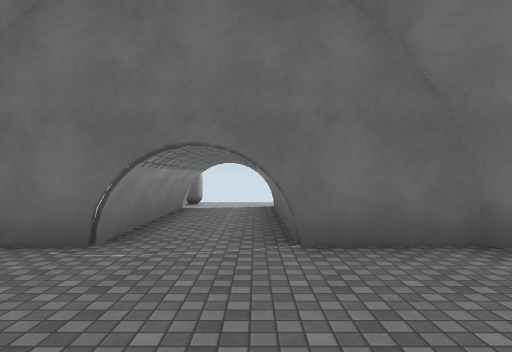
View 1 (above)

12 first-person views from a walk through a 3-D level made in the Unity game engine. The camera is 1.5 m above the floor, looks level and sees 75° across. The floor is counted in squares, 2 m on a side. Each view is taken from the middle of a square. On the plan, view 1 faces up. The plan holds only what a view shows up to about 11 squares ahead; the rest is blank. The place goes on beyond the plan. Door leaves are left out, so doorways stand open. Surface patterns are stand-ins for the level's own textures.

View 2
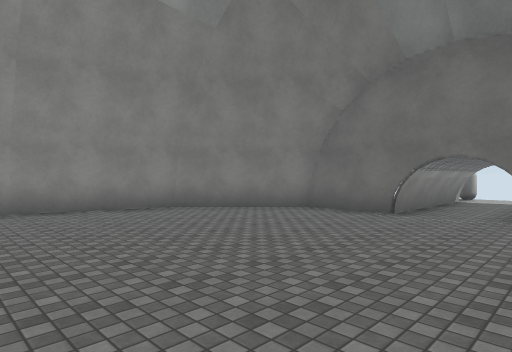

View 3
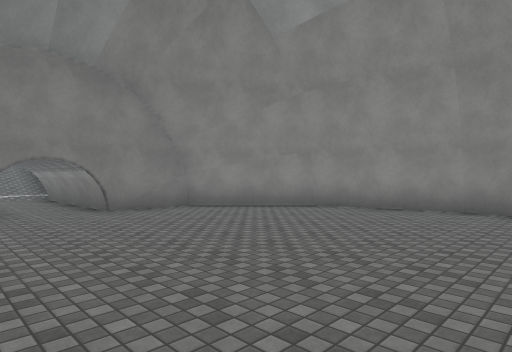

View 4
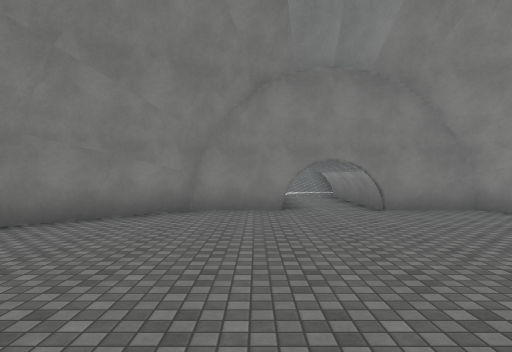

View 5
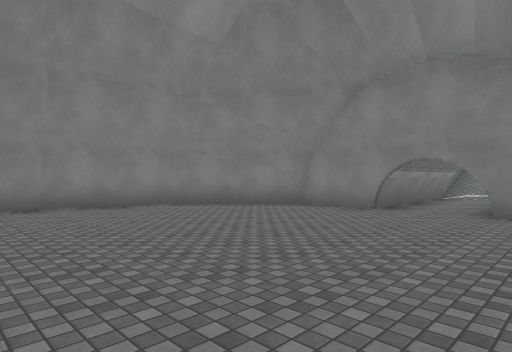

View 6
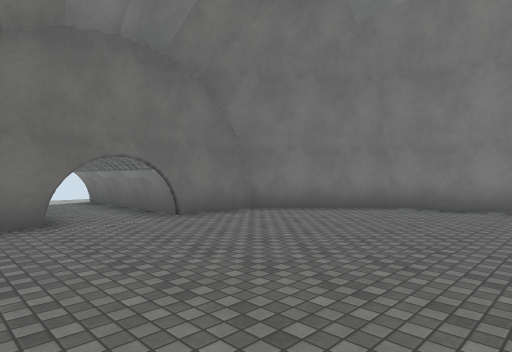

View 7
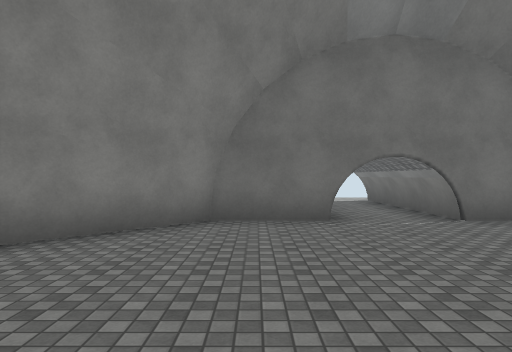

View 8
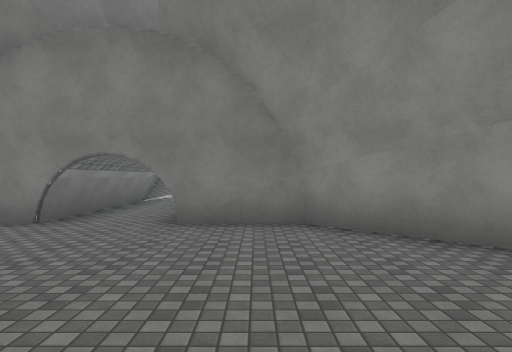

View 9
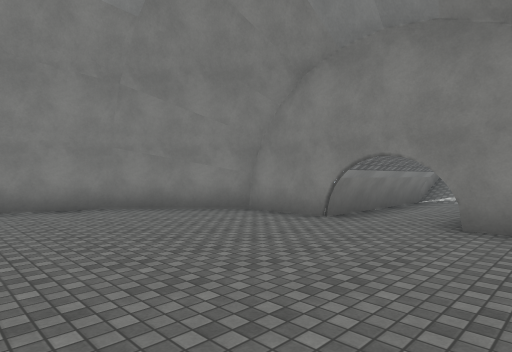

View 10
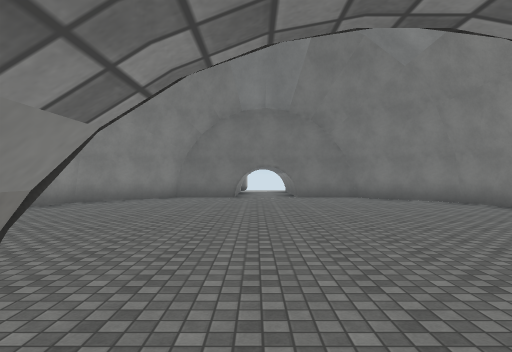

View 11
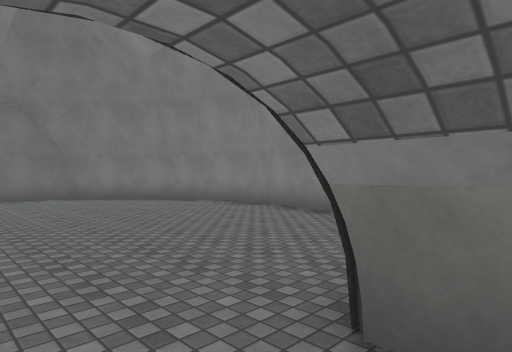

View 12
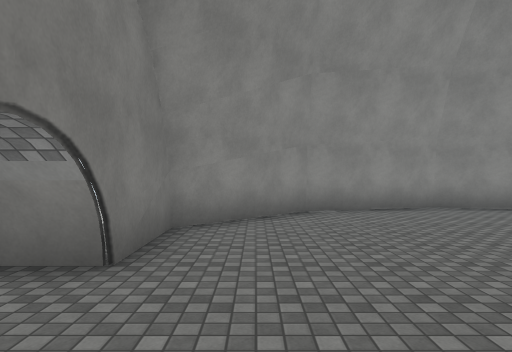

### Floor plan
Key: @ floor where view 1 was taken; # wall or solid block; x gap in a wall; . floor; / step, stairs or slope; D open door; C capsule; B building.
Columns run from 7 left of view 1 to 5 right of it. Each row starts with its distance up from view 1.
  9      C..
  8      xDD
  7      #.#
  6      #.#
  5      #.#
  4    BB#DDBB
  3   BB......B
  2  BB........B
  1  B..........B
  0  B.....@....B
 -1 B...........B
 -2 B...........B
 -3 BB..........B
 -4  B..........B
 -5  B.........BB
 -6   B.......BB
 -7    BBBDDBBB
 -8    ..#.#
 -9      #.#
-10      #.#
-11      #.#
-12      #DD
-13       /#
-14       //

Where each view was taken, in squares from view 1:
view 1: 0 up, 0 right, facing up
view 2: 3 down, 1 right, facing up-left
view 3: 0 up, 1 right, facing down-left
view 4: 0 up, 1 right, facing down
view 5: 0 up, 3 left, facing down-right
view 6: 2 down, 3 left, facing up-right
view 7: 2 down, 3 left, facing up
view 8: 2 down, 3 left, facing down
view 9: 2 down, 3 left, facing down-right
view 10: 8 down, 1 left, facing up
view 11: 8 down, 1 left, facing up-right
view 12: 6 down, 1 right, facing left
